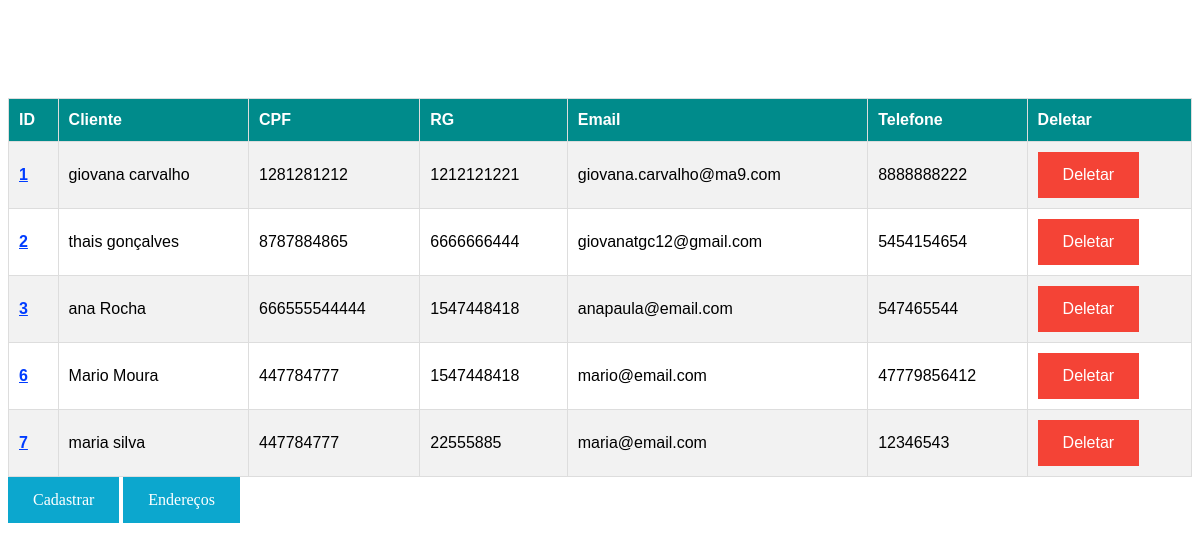
Before: /cadastros/ with the older database file.
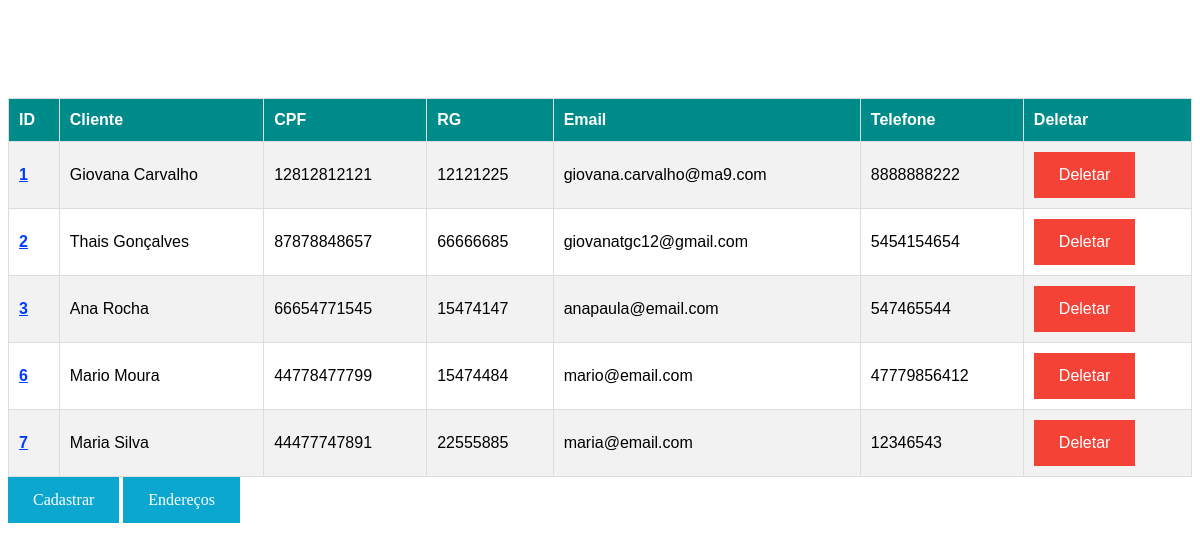
After: the same page with the newer database file.
### cadastros/models.py (models this page shows, shortened)
class Cliente(models.Model):
    foto = models.ImageField(upload_to='images/')
    nome = models.CharField("nome", max_length=50)
    sobrenome = models.CharField("sobrenome", max_length=100)
    cpf = models.CharField("cpf", max_length=11, unique=True)
    rg = models.CharField("rg", max_length=8, unique=True)
    telefone = models.CharField("telefone", max_length=12)
    email = models.EmailField("email")
    begin_date= models.DateTimeField(auto_now_add=True)
    class Meta:
        db_table= 'cliente'
        verbose_name = "Cliente"
        verbose_name_plural = "Clientes"

### cadastros/views.py (the view)
# urls.py: path('',ClienteList.as_view(),name='cliente_list'),
class ClienteList(ListView):
    model = Cliente

### cadastros/templates/cadastros/cliente_list.html (shortened to what this page needs)
<!DOCTYPE html>
<html lang="en">
<head>
</head>
<body>
    <table id="customers">
        <tr>
        <th>ID</th>
        <th>Cliente</th>
        <th>CPF</th>
        <th>RG</th>
        <th>Email</th>
        <th>Telefone</th>
        <th>Deletar</th>
        </tr>
    {% for cliente in object_list %}
        <tr>
            <td>
                <b><a class="two" href="{% url 'cliente_update' cliente.id %}" target="_blank">{{cliente.id}}</a></b>
            </td>
            <td>{{ cliente.nome}} {{cliente.sobrenome}} </td>
            <td> {{ cliente.cpf}} </td>
            <td> {{cliente.rg}}</td>
            <td> {{cliente.email}}</td>
            <td>{{ cliente.telefone}}</td>
            <td>
                <a class="one" href="{% url 'cliente_delete' cliente.id %}" target="_blank">Deletar</a>
            </td>
        </tr><br>
    {% endfor %}
    </table>
    <a class="three" href="/cadastros/create/" target="_blank">Cadastrar</a>
    <a class="four" href="/cadastros/list/" target="_blank">Endereços</a>
</body>
</html>

### cadastros/templates/cadastros/cliente_list.html (style rules this page uses)
#customers { font-family: Arial, Helvetica, sans-serif; border-collapse: collapse; width: 100%; }
#customers td, #customers th { border: 1px solid #ddd; padding: 10px; }
a.three:link, a:visited { background-color: #0ca7ce; color: white; padding: 14px 25px; text-align: center; text-decoration: none; display: inline-block; }
a.four:link, a:visited { background-color: #0ca7ce; color: white; padding: 14px 25px; text-align: center; text-decoration: none; display: inline-block; }
#customers tr:nth-child(even) { background-color: #f2f2f2; }
#customers th { padding-top: 12px; padding-bottom: 12px; text-align: left; background-color: #008b8b; color: white; }
a.one:link, a.one:visited { background-color: #f44336; color: white; padding: 14px 25px; text-align: center; text-decoration: none; display: inline-block; }
a.two:link { color:#003cff; }

Changed rows visible on the page:
changed Cliente "giovana.carvalho@ma9.com": nome "giovana" → "Giovana"; sobrenome "carvalho" → "Carvalho"; cpf "1281281212" → "12812812121"; rg "1212121221" → "12121225"
changed Cliente "giovanatgc12@gmail.com": nome "thais" → "Thais"; sobrenome "gonçalves" → "Gonçalves"; cpf "8787884865" → "87878848657"; rg "6666666444" → "66666685"
changed Cliente "Rocha": nome "ana" → "Ana"; cpf "666555544444" → "66654771545"; rg "1547448418" → "15474147"
changed Cliente "Mario": cpf "447784777" → "44778477799"; rg "1547448418" → "15474484"
changed Cliente "maria@email.com": nome "maria" → "Maria"; sobrenome "silva" → "Silva"; cpf "447784777" → "44477747891"
